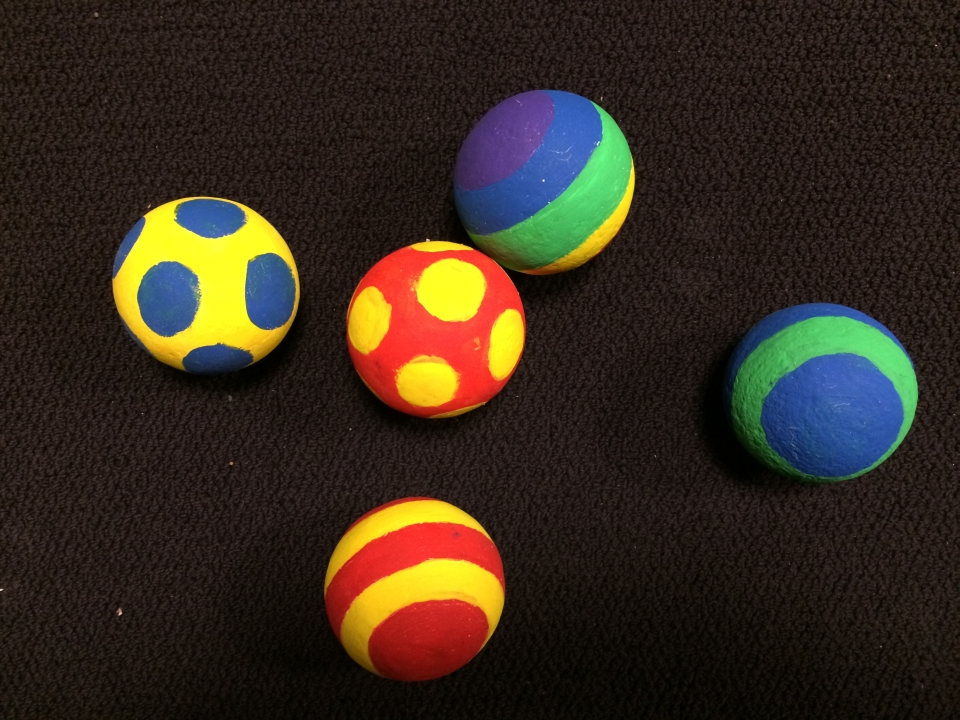
//> input picture Lab1/Data/rainbowSpheres.jpg, 960 x 720 px
$ ./main ../../../Lab1/Data/rainbowSpheres.jpg   (built with g++ and OpenCV 4)
//> lines starting //> are read from the running program, lines starting //| are printed output that depends on the picture; after the words box and inside, x2 and y2 are one past the last pixel; in counts of white or black regions, pixels touching at a corner belong together
/**
 * @function moments_demo.cpp
 * @brief Demo code to calculate moments
 * @author OpenCV team
 */

#include "opencv2/highgui/highgui.hpp"
#include "opencv2/imgproc/imgproc.hpp"
#include <iostream>
#include <stdio.h>
#include <stdlib.h>

using namespace cv;
using namespace std;

Mat src; Mat src_gray;
int thresh = 100;
int max_thresh = 255;
RNG rng(12345);

/// Function header
void thresh_callback(int, void* );

/**
 * @function main
 */
int main( int, char** argv )
{
    string outputDataDir="/Users/donj/workspace/cs585/Morphology/Data/Output/";

    /// Load source image and convert it to gray
    src = imread( outputDataDir+argv[1], 1 );
//> src is the input picture: 720 rows x 960 cols, CV_8UC3; mean B, G, R 30.4, 42.9, 54.2

    /// Convert image to gray and blur it
    cvtColor( src, src_gray, COLOR_BGR2GRAY );
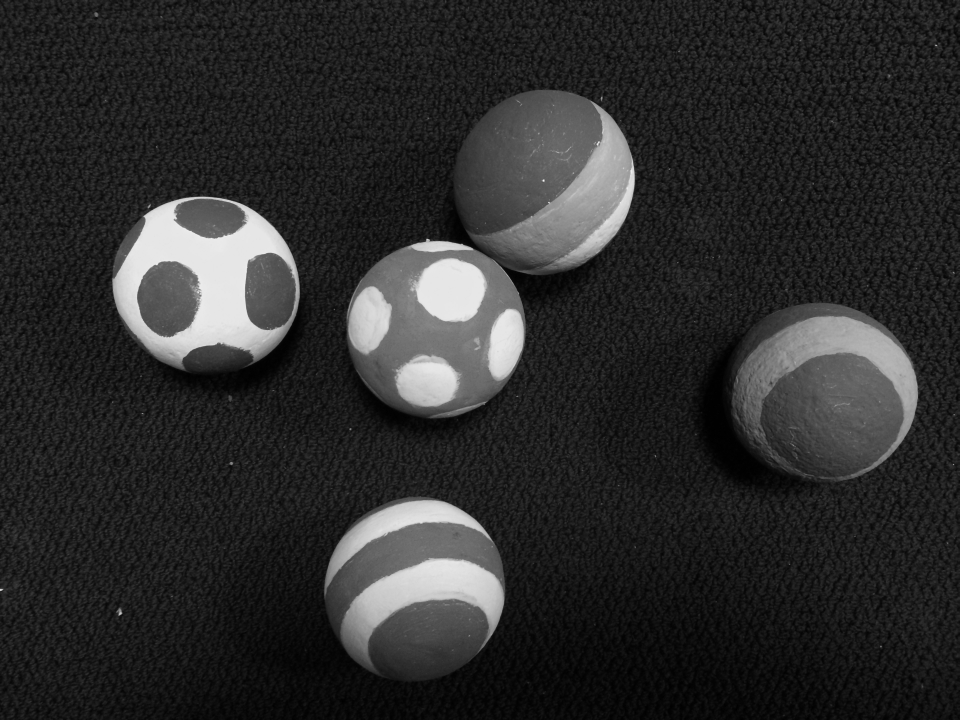
//> src_gray: 720 rows x 960 cols, CV_8UC1; min 0, max 244, mean 44.9
    blur( src_gray, src_gray, Size(3,3) );

    /// Create Window
    const char* source_window = "Source";
    namedWindow( source_window, WINDOW_AUTOSIZE );
    imshow( source_window, src );

    createTrackbar( " Canny thresh:", "Source", &thresh, max_thresh, thresh_callback );
    thresh_callback( 0, 0 );

    waitKey(0);
    return(0);
}

/**
 * @function thresh_callback
 */
void thresh_callback(int, void* )
{
    Mat canny_output;
    vector<vector<Point> > contours;
    vector<Vec4i> hierarchy;

    /// Detect edges using canny
    Canny( src_gray, canny_output, thresh, thresh*2, 3 );
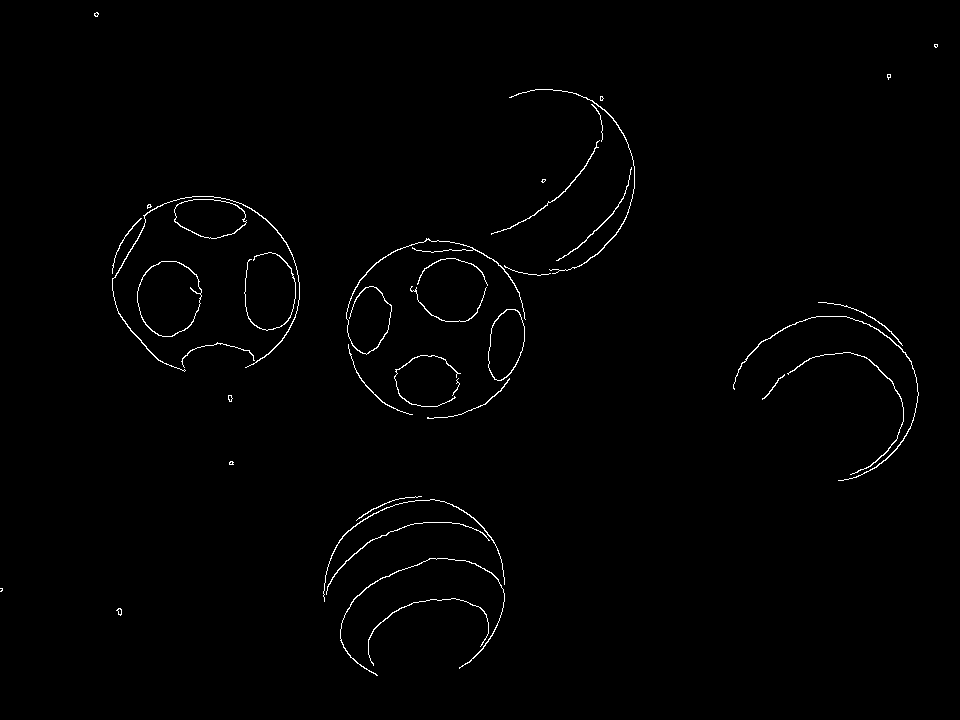
//> canny_output: 720 rows x 960 cols, CV_8UC1; 0.9% white in thin lines or dots
    /// Find contours
    findContours( canny_output, contours, hierarchy, RETR_TREE, CHAIN_APPROX_SIMPLE, Point(0, 0) );
//> contours = 51 contours, 25 with area under 20; largest, box (x1, y1, x2, y2) and area: (137, 261, 202, 337) 3732, (137, 261, 202, 337) 3664, (174, 199, 247, 239) 2150, (174, 199, 247, 239) 2110, (488, 309, 525, 381) 1922

    /// Get the moments
    vector<Moments> mu(contours.size() );
//> mu = 51 items
    double hu[7];
    for( size_t i = 0; i < contours.size(); i++ )
    {
        mu[i] = moments( contours[i], true);
        printf("Raw Obj %d: %0.2f  %0.2f %0.2f %0.2f %0.2f %0.2f %0.2f  %0.2f %0.2f %0.2f\n",(int)i,mu[i].m00, mu[i].m10, mu[i].m01, mu[i].m20, mu[i].m11, mu[i].m02, mu[i].m30,  mu[i].m21, mu[i].m12,  mu[i].m03);
        printf("Central Obj %d: %0.2f  %0.2f %0.2f %0.2f %0.2f %0.2f %0.2f\n",(int)i,mu[i].mu20, mu[i].mu11, mu[i].mu02, mu[i].mu30, mu[i].mu21, mu[i].mu12, mu[i].mu03);
        printf("Normalized Obj %d: %0.2f  %0.2f %0.2f %0.2f %0.2f %0.2f %0.2f\n",(int)i,mu[i].nu20, mu[i].nu11, mu[i].nu02, mu[i].nu30, mu[i].nu21, mu[i].nu12, mu[i].nu03);
        HuMoments(mu[i], hu);
        cout<<"Hu Obj "<<i<<":";
        for(int j=0;j<7;j++)
            printf(" %0.2f",hu[j]);
        cout<<endl;
    }
//> this loop made 51 passes
//> hu on passes 4, 5, 8, 14, 15, 16, 18, 23, 24, 28, 29: [0.538, 0.185, 0.0574, 0.0205, 0.000598, 0.0041, 0.000373], [44.71, 377, 1120.8, 986.1, 1016981.4, 12802.5, 201183.1], [6.15, 37.53, 20.32, 17.91, 341.6, 106, -5.63], [2.38, 4.64, 33.33, 30.34, 965, 62.61, 5.01], [4.74, 22.22, 2.03, 2.12, 4.38, 9.92, 0.0239], [18.43, 40.32, 324.5, 183.7, -26717.4, -457.2, -36022.7], [10.41, 100.9, 403.7, 231, 69183.5, 1740.3, -13733.2], [9.83, 93.71, 268.2, 218.6, 52875.4, 1958.4, 2103.1], [21.37, 315.8, 2457.5, 546, 205815.2, 189.8, 597981.7], [23.84, 454.9, 1823, 370.1, 120894.5, 1199.4, -278873.8], [29.47, 323.5, 589.7, 697, 300112.8, 3814.4, -331062]
//| Raw Obj 0: 21.00  2504.17 12832.00 298635.33 1530176.17 7841030.83 35616649.15  182483044.75 935025366.38 4791326088.00
//| Central Obj 0: 23.40  11.09 67.79 -8.93 -8.88 4.97 25.81
//| Normalized Obj 0: 0.05  0.03 0.15 -0.00 -0.00 0.00 0.01
//| Hu Obj 0:
//> (the first 4 of 32 printed lines)
//> (output is shown up to pass 8 of 51)


    ///  Get the mass centers:
    vector<Point2f> mc( contours.size() );
    for( size_t i = 0; i < contours.size(); i++ )
    { mc[i] = Point2f( static_cast<float>(mu[i].m10/mu[i].m00) , static_cast<float>(mu[i].m01/mu[i].m00) ); }
//> this loop made 51 passes

    /// Draw contours
    Mat drawing = Mat::zeros( canny_output.size(), CV_8UC3 );
    for( size_t i = 0; i< contours.size(); i++ )
    {
        Scalar color = Scalar( rng.uniform(0, 255), rng.uniform(0,255), rng.uniform(0,255) );
        drawContours( drawing, contours, (int)i, color, 2, 8, hierarchy, 0, Point() );
        circle( drawing, mc[i], 4, color, -1, 8, 0 );
    }
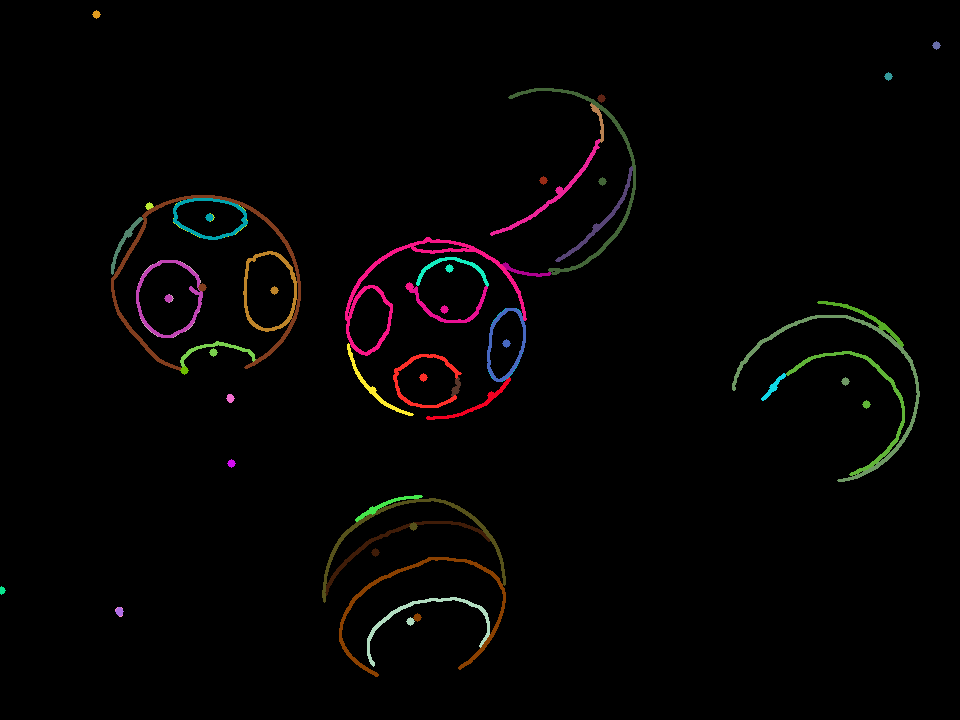
//> drawing: 720 rows x 960 cols, CV_8UC3; mean B, G, R 2.6, 3.1, 4.2

    /// Show in a window
    namedWindow( "Contours", WINDOW_AUTOSIZE );
    imshow( "Contours", drawing );

    /// Calculate the area with the moments 00 and compare with the result of the OpenCV function
    printf("\t Info: Area and Contour Length \n");
    for( size_t i = 0; i< contours.size(); i++ )
    {
        printf(" * Contour[%d] - Area (M_00) = %.2f - Area OpenCV: %.2f - Length: %.2f \n", (int)i, mu[i].m00, contourArea(contours[i]), arcLength( contours[i], true ) );
        Scalar color = Scalar( rng.uniform(0, 255), rng.uniform(0,255), rng.uniform(0,255) );
        drawContours( drawing, contours, (int)i, color, 2, 8, hierarchy, 0, Point() );
        circle( drawing, mc[i], 4, color, -1, 8, 0 );
    }
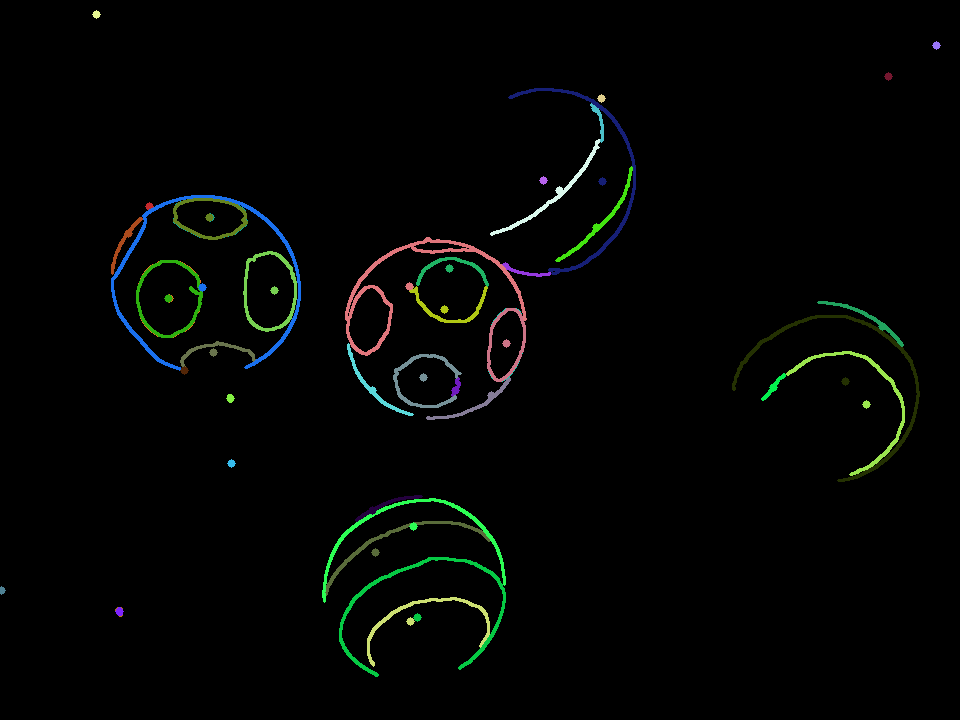
//> drawing: 720 rows x 960 cols, CV_8UC3; 3.01% of pixels changed, all inside (x1, y1, x2, y2) = (0, 10, 941, 677)
}
